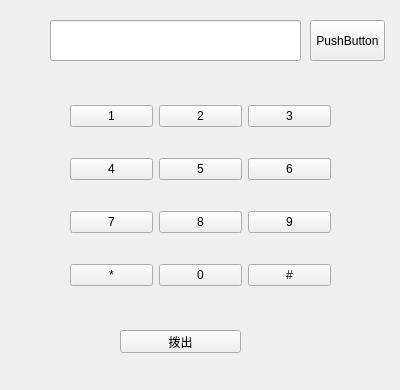
<?xml version="1.0" encoding="UTF-8"?>
<ui version="4.0">
 <class>DialogNumberPanel</class>
 <widget class="QWidget" name="DialogNumberPanel">
  <property name="geometry">
   <rect>
    <x>0</x>
    <y>0</y>
    <width>400</width>
    <height>390</height>
   </rect>
  </property>
  <property name="windowTitle">
   <string>Form</string>
  </property>
  <widget class="QLineEdit" name="lineEdit">
   <property name="geometry">
    <rect>
     <x>50</x>
     <y>20</y>
     <width>251</width>
     <height>41</height>
    </rect>
   </property>
  </widget>
  <widget class="QPushButton" name="pushButton">
   <property name="geometry">
    <rect>
     <x>310</x>
     <y>20</y>
     <width>75</width>
     <height>41</height>
    </rect>
   </property>
   <property name="text">
    <string>PushButton</string>
   </property>
  </widget>
  <widget class="QPushButton" name="pushButton_14">
   <property name="geometry">
    <rect>
     <x>120</x>
     <y>330</y>
     <width>121</width>
     <height>23</height>
    </rect>
   </property>
   <property name="text">
    <string>拨出</string>
   </property>
  </widget>
  <widget class="QWidget" name="">
   <property name="geometry">
    <rect>
     <x>70</x>
     <y>80</y>
     <width>261</width>
     <height>231</height>
    </rect>
   </property>
   <layout class="QGridLayout" name="gridLayout">
    <item row="0" column="0">
     <widget class="QPushButton" name="pushButton_2">
      <property name="text">
       <string>1</string>
      </property>
     </widget>
    </item>
    <item row="0" column="1">
     <widget class="QPushButton" name="pushButton_3">
      <property name="text">
       <string>2</string>
      </property>
     </widget>
    </item>
    <item row="0" column="2">
     <widget class="QPushButton" name="pushButton_4">
      <property name="text">
       <string>3</string>
      </property>
     </widget>
    </item>
    <item row="1" column="0">
     <widget class="QPushButton" name="pushButton_6">
      <property name="text">
       <string>4</string>
      </property>
     </widget>
    </item>
    <item row="1" column="1">
     <widget class="QPushButton" name="pushButton_5">
      <property name="text">
       <string>5</string>
      </property>
     </widget>
    </item>
    <item row="1" column="2">
     <widget class="QPushButton" name="pushButton_7">
      <property name="text">
       <string>6</string>
      </property>
     </widget>
    </item>
    <item row="2" column="0">
     <widget class="QPushButton" name="pushButton_9">
      <property name="text">
       <string>7</string>
      </property>
     </widget>
    </item>
    <item row="2" column="1">
     <widget class="QPushButton" name="pushButton_8">
      <property name="text">
       <string>8</string>
      </property>
     </widget>
    </item>
    <item row="2" column="2">
     <widget class="QPushButton" name="pushButton_10">
      <property name="text">
       <string>9</string>
      </property>
     </widget>
    </item>
    <item row="3" column="0">
     <widget class="QPushButton" name="pushButton_12">
      <property name="text">
       <string>*</string>
      </property>
     </widget>
    </item>
    <item row="3" column="1">
     <widget class="QPushButton" name="pushButton_11">
      <property name="text">
       <string>0</string>
      </property>
     </widget>
    </item>
    <item row="3" column="2">
     <widget class="QPushButton" name="pushButton_13">
      <property name="text">
       <string>#</string>
      </property>
     </widget>
    </item>
   </layout>
  </widget>
 </widget>
 <resources/>
 <connections/>
</ui>
